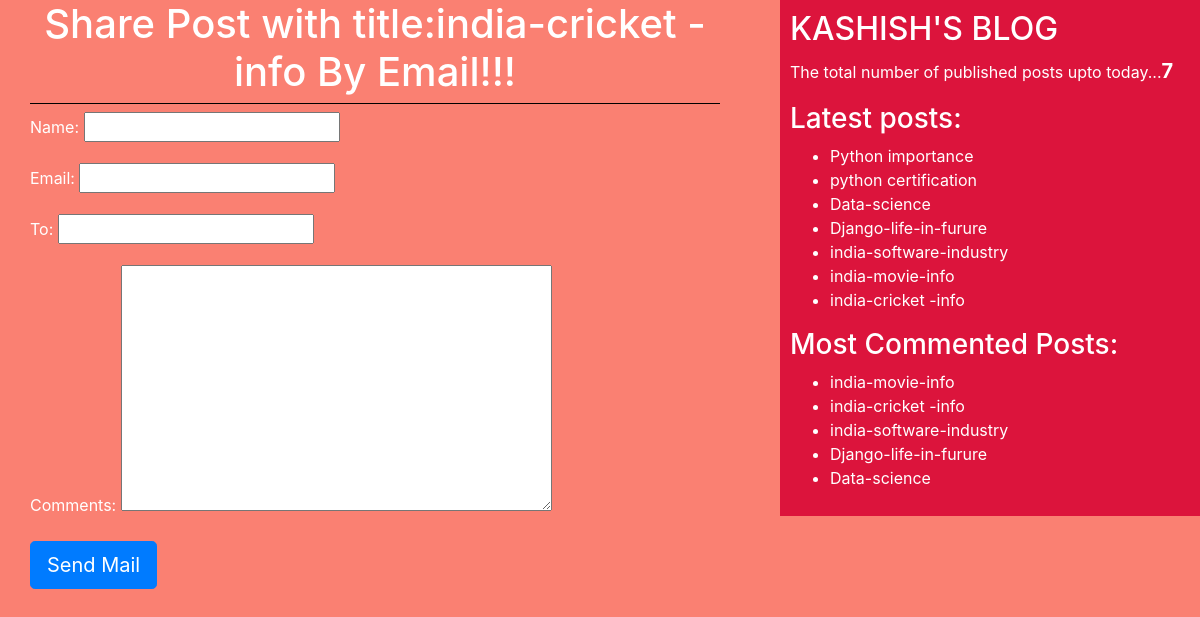
/1/share/, run on the app's committed database.
### blog/models.py (models this page shows, shortened)
class Post(models.Model):
    STATUS_CHOICES=(('draft','Draft'),('published','Published'))
    title=models.CharField(max_length=256)
    slug=models.SlugField(max_length=264,unique_for_date='publish')
    author=models.ForeignKey(User,related_name='blog_posts',on_delete=models.DO_NOTHING)
    body=models.TextField()
    publish=models.DateTimeField(default=timezone.now)
    created=models.DateTimeField(auto_now_add=True)
    updated=models.DateTimeField(auto_now=True)
    status=models.CharField(max_length=10,choices= STATUS_CHOICES,default='draft')
    objects=CustomManager()
    tags=TaggableManager()
    class Meta:
    	ordering=('-publish',)
    def get_absolute_url(self):
        return reverse('post_detail',args=[self.publish.year,self.publish.strftime('%m'),self.publish.strftime('%d'),self.slug])

### blog/views.py (the view)
# urls.py: re_path('(?P<id>\d+)/share/$',views.mail_send_view),
def mail_send_view(request,id):
	post=get_object_or_404(Post,id=id,status='published')
	sent=False
	if request.method =='POST':
		form=EmailSendForm(request.POST)
		if form.is_valid():
			cd=form.cleaned_data
			subject='{}({}) recommended you to read "{}"'.format(cd['name'],cd['email'],post.title)
			post_url=request.build_absolute_uri(post.get_absolute_url())
			message='Read Post At: \n {} \n\n{}\'s Comments:\n{}'.format(post_url,cd['name'],cd['comments'])
			send_mail(subject,message,'kashish@blog.com',[cd['to']])
			sent=True
	else:
		form=EmailSendForm()
	return render(request,'blog/sharebymail.html',{'form':form,'post':post,'sent':sent})

### blog/forms.py
class EmailSendForm(forms.Form):
	name=forms.CharField()
	email=forms.EmailField()
	to=forms.EmailField()
	comments=forms.CharField(required=False,widget=forms.Textarea)

### blog/models.py (called while the page is built)
    def get_queryset(self):
        return super().get_queryset().filter(status='published')

### blog/templatetags/blog_tags.py (called while the page is built)
@register.simple_tag
def total_posts():
	return Post.objects.count()

@register.inclusion_tag('blog/latest_posts.html')
def show_latest_posts():
	latest_posts=Post.objects.order_by('-publish')[:10]
	return {'latest_posts': latest_posts}

@register.simple_tag
def get_most_commented_posts(count=5):
	 return Post.objects.annotate(total_comments=Count('comments')).order_by('-total_comments')[:count]

### templates/blog/sharebymail.html (shortened to what this page needs)
{%extends 'blog/base.html' %}
	{%block content%}
	{%if sent%}
	<h1>Email Successfully Sent!!!</h1>
	<h2>Post with title:{{post.title}} information shared by Email!!</h2>
	{%else%}
	<h1>Share Post with title:{{post.title}} By Email!!!</h1>
	<form method='POST'>
		{{form.as_p}}
		<input type="submit" class="btn btn-primary btn-lg" value="Send Mail">
	</form>
	{%endif%}
	{%endblock%}

### templates/blog/base.html (shortened to what this page needs)
<!DOCTYPE html>
{%load blog_tags%}
{%load static%}
<html>
<head>
	<link rel="stylesheet" href="https://stackpath.bootstrapcdn.com/bootstrap/4.5.2/css/bootstrap.min.css">
	<link rel="stylesheet"  href="{%static "css/blog.css" %}">
</head>
<body>
	<div class="content">
		{%block content%}{%endblock%}
	</div>
	<div class="sidebar">
		<h2>KASHISH'S BLOG</h2>
		<p>The total number of published posts upto today...<span id='pcount'>{%total_posts%}</span></p>
		<h3>Latest posts:</h3>{%show_latest_posts%}
		<h3>Most Commented Posts:</h3>
		{%get_most_commented_posts as most_commented_posts%}
		<ul>
			{%for post in most_commented_posts %}
			<li><a href="{{post.get_absolute_url}}">{{post.title}}</a></li>
			{%endfor%}
		</ul>
	</div>
</body>
</html>

### templates/blog/latest_posts.html
<ul>
	{%for post in latest_posts%}
	<li><a href="{{post.get_absolute_url}}">{{post.title}}</a></li>
	{%endfor%}
</ul>

### static/css/blog.css (style rules this page uses)
.content { width: 60%; float: left; padding: 0 0 0 30px; background:salmon; height: 100%; }
.sidebar { width: 35%; float:right; padding: 10px; background:crimson; height: 100%; }
h1 { text-align: center; border-bottom: 1px solid black; padding-bottom: 7px; }
body { color: white; background:salmon; }
a { color:white; }
#pcount { font-size: 20px; color: white; font-weight: bold; }

### data on the page
Post: title "india-cricket -info"
Post: title "Python importance"
Post: title "python certification"
Post: title "Data-science"
Post: title "Django-life-in-furure"
Post: title "india-software-industry"
Post: title "india-movie-info"
